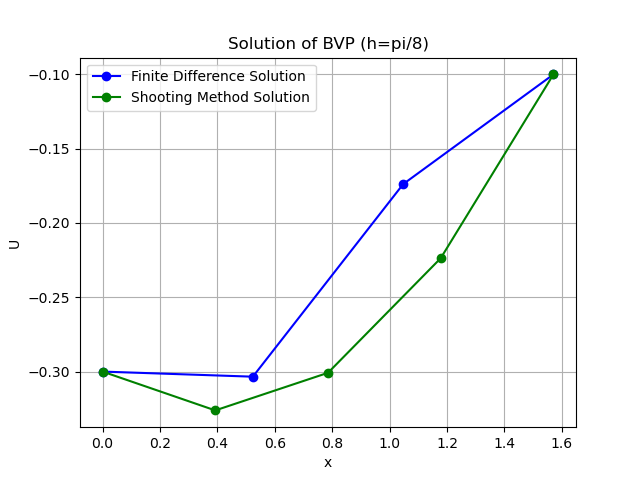

Python code for this plot:
import numpy as np
import matplotlib.pyplot as mpl
import scipy.sparse
from scipy.linalg import solve

# Initialized parameters
n = 2  # Number of interior points
h = np.pi / 8  # Step size
g_0 = -0.3  # Boundary condition at x=0
g_1 = -0.1  # Boundary condition at x=π/2
p = 1  # Coefficient for first derivative
q = 2  # Coefficient for y
x = np.linspace(0, np.pi / 2, n + 2)  # Including boundary points

# Define function f(x)
def f(x):
    return -np.cos(x)

# Create finite difference matrix A (tridiagonal matrix)
A = np.zeros((n, n))

# Fill in the matrix A (tridiagonal)
A[0, 0] = 2 + q * h**2  # Main diagonal (first row)
A[0, 1] = -(1 + h * p / 2)  # Upper diagonal (first row)

A[1, 0] = -(1 - h * p / 2)  # Lower diagonal (second row)
A[1, 1] = 2 + q * h**2  # Main diagonal (second row)

print("Matrix A:\n", A)

# Create right-hand side vector B
b = np.zeros(n)
b[0] = (1 + h * p / 2) * g_0 + h**2 * f(x[1])  # Boundary condition at x=0
b[-1] = (1 - h * p / 2) * g_1 + h**2 * f(x[-2])  # Boundary condition at x=π/2

print("Matrix B:\n", b)

# Solve the linear system
U = solve(A, b)
print("Finite Difference Solution (Interior Points):", U)

# Construct the full solution including boundary conditions
U_full = np.concatenate(([g_0], U, [g_1]))
print("Full Solution including Boundary Conditions:", U_full)


# Shooting Method
# Define equations and boundary conditions
def z_p(x, y, z):
    return z + 2 * y + np.cos(x)

def y_p(z):
    return z

y0 = -0.3
y1 = -0.1
n_shoot = 4
h_shoot = np.pi / 8  # Step size for shooting method
x_shoot = np.linspace(0, np.pi/2, n_shoot + 1)

# Initial guesses for z0
z0_g1 = np.pi / 4
z0_g2 = np.pi / 2

# Solve IVP for a given initial slope z0
def solve_ivp(z0):
    yvalues = [y0]
    zvalues = [z0]

    for i in range(n_shoot):
        z_next = zvalues[i] + h_shoot * z_p(x_shoot[i], yvalues[i], zvalues[i])
        y_next = yvalues[i] + h_shoot * y_p(zvalues[i])
        zvalues.append(z_next)
        yvalues.append(y_next)

    return yvalues[-1]

# Secant Method
tol = 1e-6
max_i = 100

f1 = solve_ivp(z0_g1) - y1
f2 = solve_ivp(z0_g2) - y1

for i in range(max_i):
    z_new = z0_g2 - f2 * (z0_g2 - z0_g1) / (f2 - f1)  # Update secant
    f_new = solve_ivp(z_new) - y1  # Evaluate BVP with new guess
    if abs(f_new) < tol:  # Check for convergence
        z0_correct = z_new
        break
    z0_g1, z0_g2 = z0_g2, z_new
    f1, f2 = f2, f_new

# Solve IVP with correct z0
yvalues = [y0]
zvalues = [z0_correct]

for i in range(n_shoot):
    z_next = zvalues[i] + h_shoot * z_p(x_shoot[i], yvalues[i], zvalues[i])
    y_next = yvalues[i] + h_shoot * y_p(zvalues[i])
    zvalues.append(z_next)
    yvalues.append(y_next)

# Print results
print(f"Correct initial slope (z0): {z0_correct}")
print("x-values:", x_shoot)
print("y-values:", yvalues)

# Plot the solutions
mpl.plot(x, U_full, marker='o', linestyle='-', color='b', label='Finite Difference Solution')
mpl.plot(x_shoot, yvalues, marker='o', linestyle='-', color='g', label='Shooting Method Solution')
mpl.xlabel('x')
mpl.ylabel('U')
mpl.title(f"Solution of BVP (h=pi/8)")
mpl.legend()
mpl.grid(True)
mpl.show()
